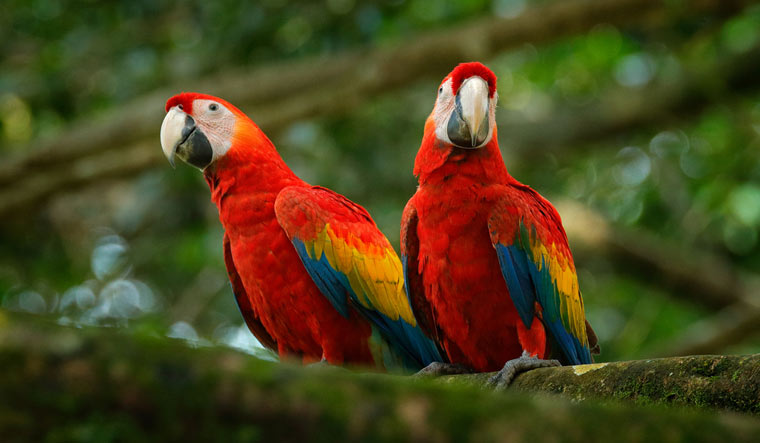
#> input picture Data/bird.jpg, 760 x 443 px, found by its file name
$ jupyter execute Blurring.ipynb
#> lines starting #> are read from the running program, lines starting #| are printed output that depends on the picture
[cell 1]
import os
import cv2

[cell 2]
img = cv2.imread(os.path.join('D:\ML\Data','bird.jpg'))
#> img is the input picture: shape (443, 760, 3); mean B, G, R 28.9, 66.7, 75.4

[cell 3]
k_size = 7
img_blur = cv2.blur(img,(k_size, k_size))
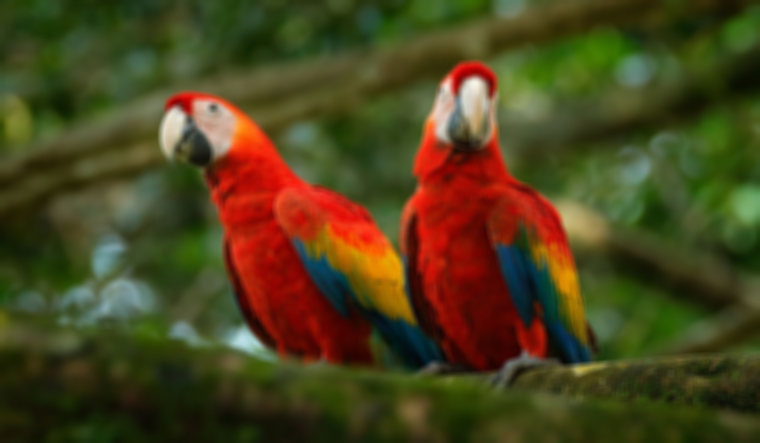
#> img_blur: shape (443, 760, 3); mean B, G, R 28.9, 66.7, 75.4

[cell 4]
img_Gblur = cv2.GaussianBlur(img,(k_size, k_size), 3)

[cell 5]
img_medianBlur = cv2.medianBlur(img,k_size)

[cell 6]
cv2.imshow('img',img)
cv2.imshow('imgblur',img_blur)
cv2.imshow('img_Gblur',img_Gblur)
cv2.imshow('img_medianBlur',img_medianBlur)
cv2.waitKey(0)

We can use blur to remove noises of an image

[cell 7]
imgB = cv2.imread(os.path.join('D:\ML\Data','Blur.jpg'))
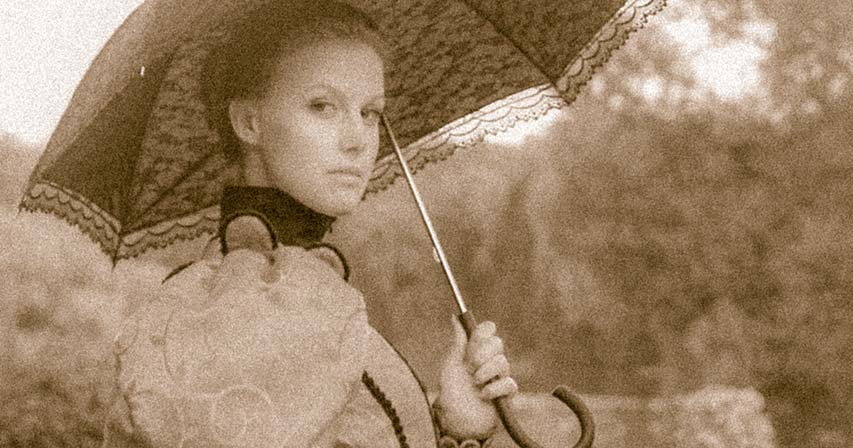
#> input picture Data/Blur.jpg, 853 x 448 px, found by its file name
#> imgB is the input picture: shape (448, 853, 3); mean B, G, R 100.6, 129.2, 155

[cell 8]
k_size = 7
img_blur = cv2.blur(imgB,(k_size, k_size))
#> img_blur: shape (448, 853, 3)
img_Gblur = cv2.GaussianBlur(imgB,(k_size, k_size), 3)
#> img_Gblur: shape (448, 853, 3)
img_medianBlur = cv2.medianBlur(imgB,k_size)
#> img_medianBlur: shape (448, 853, 3)
